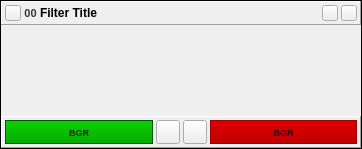
<?xml version="1.0" encoding="UTF-8"?>
<ui version="4.0">
 <class>Frame</class>
 <widget class="QFrame" name="Frame">
  <property name="geometry">
   <rect>
    <x>0</x>
    <y>0</y>
    <width>362</width>
    <height>149</height>
   </rect>
  </property>
  <property name="sizePolicy">
   <sizepolicy hsizetype="Preferred" vsizetype="Preferred">
    <horstretch>0</horstretch>
    <verstretch>0</verstretch>
   </sizepolicy>
  </property>
  <property name="windowTitle">
   <string>Frame</string>
  </property>
  <property name="styleSheet">
   <string notr="true"/>
  </property>
  <property name="frameShape">
   <enum>QFrame::Panel</enum>
  </property>
  <property name="frameShadow">
   <enum>QFrame::Plain</enum>
  </property>
  <property name="lineWidth">
   <number>1</number>
  </property>
  <layout class="QGridLayout" name="gridLayout_3">
   <property name="margin">
    <number>0</number>
   </property>
   <property name="spacing">
    <number>0</number>
   </property>
   <item row="1" column="0">
    <widget class="QFrame" name="frm_parameters">
     <property name="sizePolicy">
      <sizepolicy hsizetype="Preferred" vsizetype="Expanding">
       <horstretch>0</horstretch>
       <verstretch>0</verstretch>
      </sizepolicy>
     </property>
     <property name="minimumSize">
      <size>
       <width>0</width>
       <height>0</height>
      </size>
     </property>
     <property name="frameShape">
      <enum>QFrame::NoFrame</enum>
     </property>
     <property name="frameShadow">
      <enum>QFrame::Sunken</enum>
     </property>
     <layout class="QGridLayout" name="gridLayout_2">
      <property name="margin">
       <number>3</number>
      </property>
      <property name="spacing">
       <number>2</number>
      </property>
     </layout>
    </widget>
   </item>
   <item row="0" column="0">
    <widget class="QFrame" name="frm_top">
     <property name="styleSheet">
      <string notr="true"/>
     </property>
     <property name="frameShape">
      <enum>QFrame::Panel</enum>
     </property>
     <property name="frameShadow">
      <enum>QFrame::Raised</enum>
     </property>
     <layout class="QGridLayout" name="gridLayout_4">
      <property name="horizontalSpacing">
       <number>3</number>
      </property>
      <property name="margin">
       <number>3</number>
      </property>
      <item row="0" column="1">
       <widget class="QLabel" name="lbl_fid">
        <property name="sizePolicy">
         <sizepolicy hsizetype="Preferred" vsizetype="Preferred">
          <horstretch>0</horstretch>
          <verstretch>0</verstretch>
         </sizepolicy>
        </property>
        <property name="minimumSize">
         <size>
          <width>0</width>
          <height>0</height>
         </size>
        </property>
        <property name="maximumSize">
         <size>
          <width>16777215</width>
          <height>16777215</height>
         </size>
        </property>
        <property name="font">
         <font>
          <pointsize>8</pointsize>
          <weight>75</weight>
          <bold>true</bold>
         </font>
        </property>
        <property name="toolTip">
         <string>Plugin ID</string>
        </property>
        <property name="styleSheet">
         <string notr="true">QLabel{
color:rgb(52, 52, 52);

}</string>
        </property>
        <property name="frameShape">
         <enum>QFrame::NoFrame</enum>
        </property>
        <property name="frameShadow">
         <enum>QFrame::Plain</enum>
        </property>
        <property name="text">
         <string>00</string>
        </property>
        <property name="alignment">
         <set>Qt::AlignCenter</set>
        </property>
        <property name="margin">
         <number>3</number>
        </property>
       </widget>
      </item>
      <item row="0" column="0">
       <widget class="QPushButton" name="pb_ignore">
        <property name="minimumSize">
         <size>
          <width>16</width>
          <height>16</height>
         </size>
        </property>
        <property name="maximumSize">
         <size>
          <width>16</width>
          <height>16</height>
         </size>
        </property>
        <property name="toolTip">
         <string>Ignore filter</string>
        </property>
        <property name="text">
         <string/>
        </property>
        <property name="icon">
         <iconset resource="../res/ic_resources.qrc">
          <normaloff>:/icon/no</normaloff>:/icon/no</iconset>
        </property>
        <property name="iconSize">
         <size>
          <width>8</width>
          <height>8</height>
         </size>
        </property>
        <property name="checkable">
         <bool>true</bool>
        </property>
        <property name="checked">
         <bool>false</bool>
        </property>
        <property name="flat">
         <bool>false</bool>
        </property>
       </widget>
      </item>
      <item row="0" column="5">
       <widget class="QPushButton" name="pb_remove">
        <property name="minimumSize">
         <size>
          <width>16</width>
          <height>16</height>
         </size>
        </property>
        <property name="maximumSize">
         <size>
          <width>16</width>
          <height>16</height>
         </size>
        </property>
        <property name="toolTip">
         <string>Remove filter</string>
        </property>
        <property name="text">
         <string/>
        </property>
        <property name="icon">
         <iconset resource="../res/ic_resources.qrc">
          <normaloff>:/icon/delete</normaloff>:/icon/delete</iconset>
        </property>
        <property name="iconSize">
         <size>
          <width>8</width>
          <height>8</height>
         </size>
        </property>
        <property name="flat">
         <bool>false</bool>
        </property>
       </widget>
      </item>
      <item row="0" column="2">
       <widget class="QLabel" name="title">
        <property name="sizePolicy">
         <sizepolicy hsizetype="Preferred" vsizetype="Preferred">
          <horstretch>0</horstretch>
          <verstretch>0</verstretch>
         </sizepolicy>
        </property>
        <property name="font">
         <font>
          <weight>75</weight>
          <bold>true</bold>
         </font>
        </property>
        <property name="toolTip">
         <string>Filter id and title</string>
        </property>
        <property name="text">
         <string>Filter Title</string>
        </property>
        <property name="scaledContents">
         <bool>false</bool>
        </property>
        <property name="alignment">
         <set>Qt::AlignLeading|Qt::AlignLeft|Qt::AlignVCenter</set>
        </property>
        <property name="margin">
         <number>3</number>
        </property>
       </widget>
      </item>
      <item row="0" column="3">
       <spacer name="horizontalSpacer">
        <property name="orientation">
         <enum>Qt::Horizontal</enum>
        </property>
        <property name="sizeHint" stdset="0">
         <size>
          <width>40</width>
          <height>1</height>
         </size>
        </property>
       </spacer>
      </item>
      <item row="0" column="4">
       <widget class="QPushButton" name="pb_parameters">
        <property name="sizePolicy">
         <sizepolicy hsizetype="Minimum" vsizetype="Fixed">
          <horstretch>0</horstretch>
          <verstretch>0</verstretch>
         </sizepolicy>
        </property>
        <property name="minimumSize">
         <size>
          <width>16</width>
          <height>16</height>
         </size>
        </property>
        <property name="maximumSize">
         <size>
          <width>16</width>
          <height>16</height>
         </size>
        </property>
        <property name="toolTip">
         <string>Show/Hide filter params</string>
        </property>
        <property name="text">
         <string notr="true"/>
        </property>
        <property name="icon">
         <iconset resource="../res/ic_resources.qrc">
          <normaloff>:/icon/arrow_down2</normaloff>:/icon/arrow_down2</iconset>
        </property>
        <property name="iconSize">
         <size>
          <width>30</width>
          <height>10</height>
         </size>
        </property>
        <property name="checkable">
         <bool>true</bool>
        </property>
        <property name="checked">
         <bool>false</bool>
        </property>
        <property name="flat">
         <bool>false</bool>
        </property>
       </widget>
      </item>
     </layout>
    </widget>
   </item>
   <item row="2" column="0">
    <widget class="QFrame" name="frm_bottom">
     <property name="enabled">
      <bool>true</bool>
     </property>
     <property name="autoFillBackground">
      <bool>false</bool>
     </property>
     <property name="frameShape">
      <enum>QFrame::Panel</enum>
     </property>
     <property name="frameShadow">
      <enum>QFrame::Raised</enum>
     </property>
     <layout class="QGridLayout" name="gridLayout">
      <property name="horizontalSpacing">
       <number>3</number>
      </property>
      <property name="verticalSpacing">
       <number>0</number>
      </property>
      <property name="margin">
       <number>3</number>
      </property>
      <item row="1" column="2">
       <widget class="QPushButton" name="pb_up">
        <property name="enabled">
         <bool>true</bool>
        </property>
        <property name="minimumSize">
         <size>
          <width>24</width>
          <height>24</height>
         </size>
        </property>
        <property name="maximumSize">
         <size>
          <width>24</width>
          <height>24</height>
         </size>
        </property>
        <property name="toolTip">
         <string>Move filter up</string>
        </property>
        <property name="text">
         <string/>
        </property>
        <property name="icon">
         <iconset resource="../res/ic_resources.qrc">
          <normaloff>:/icon/up</normaloff>:/icon/up</iconset>
        </property>
        <property name="iconSize">
         <size>
          <width>12</width>
          <height>12</height>
         </size>
        </property>
        <property name="flat">
         <bool>false</bool>
        </property>
       </widget>
      </item>
      <item row="1" column="1">
       <widget class="QPushButton" name="pb_down">
        <property name="minimumSize">
         <size>
          <width>24</width>
          <height>24</height>
         </size>
        </property>
        <property name="maximumSize">
         <size>
          <width>24</width>
          <height>24</height>
         </size>
        </property>
        <property name="toolTip">
         <string>Move filter down</string>
        </property>
        <property name="styleSheet">
         <string notr="true"/>
        </property>
        <property name="text">
         <string/>
        </property>
        <property name="icon">
         <iconset resource="../res/ic_resources.qrc">
          <normaloff>:/icon/down</normaloff>:/icon/down</iconset>
        </property>
        <property name="iconSize">
         <size>
          <width>12</width>
          <height>12</height>
         </size>
        </property>
        <property name="flat">
         <bool>false</bool>
        </property>
       </widget>
      </item>
      <item row="1" column="0">
       <widget class="QLabel" name="filter_in">
        <property name="sizePolicy">
         <sizepolicy hsizetype="Preferred" vsizetype="Preferred">
          <horstretch>0</horstretch>
          <verstretch>0</verstretch>
         </sizepolicy>
        </property>
        <property name="font">
         <font>
          <pointsize>7</pointsize>
          <weight>75</weight>
          <bold>true</bold>
         </font>
        </property>
        <property name="styleSheet">
         <string notr="true">QLabel{
background-color: qlineargradient(spread:pad, x1:0, y1:0, x2:0, y2:1, stop:0 rgba(10, 210, 0, 255), stop:1 rgba(9, 169, 0, 255));
border:1px solid rgb(0, 86, 7);
color: rgb(0,60, 0);
}</string>
        </property>
        <property name="text">
         <string>BGR</string>
        </property>
        <property name="alignment">
         <set>Qt::AlignCenter</set>
        </property>
        <property name="margin">
         <number>3</number>
        </property>
        <property name="indent">
         <number>-1</number>
        </property>
       </widget>
      </item>
      <item row="1" column="3">
       <widget class="QLabel" name="filter_out">
        <property name="sizePolicy">
         <sizepolicy hsizetype="Preferred" vsizetype="Preferred">
          <horstretch>0</horstretch>
          <verstretch>0</verstretch>
         </sizepolicy>
        </property>
        <property name="font">
         <font>
          <pointsize>7</pointsize>
          <weight>75</weight>
          <bold>true</bold>
         </font>
        </property>
        <property name="styleSheet">
         <string notr="true">QLabel{
background-color:qlineargradient(spread:pad, x1:0, y1:0, x2:0, y2:1, stop:0 rgba(223, 0, 0, 255), stop:1 rgba(189, 0, 0, 255)) ;
border:1px solid rgb(156, 0, 2);
color: rgb(60, 0, 0);
}</string>
        </property>
        <property name="text">
         <string>BGR</string>
        </property>
        <property name="alignment">
         <set>Qt::AlignCenter</set>
        </property>
        <property name="margin">
         <number>3</number>
        </property>
       </widget>
      </item>
     </layout>
    </widget>
   </item>
  </layout>
  <zorder>frm_bottom</zorder>
  <zorder>frm_top</zorder>
  <zorder>frm_parameters</zorder>
 </widget>
 <resources>
  <include location="../res/ic_resources.qrc"/>
 </resources>
 <connections>
  <connection>
   <sender>pb_parameters</sender>
   <signal>toggled(bool)</signal>
   <receiver>frm_parameters</receiver>
   <slot>setVisible(bool)</slot>
   <hints>
    <hint type="sourcelabel">
     <x>138</x>
     <y>115</y>
    </hint>
    <hint type="destinationlabel">
     <x>144</x>
     <y>74</y>
    </hint>
   </hints>
  </connection>
 </connections>
</ui>
